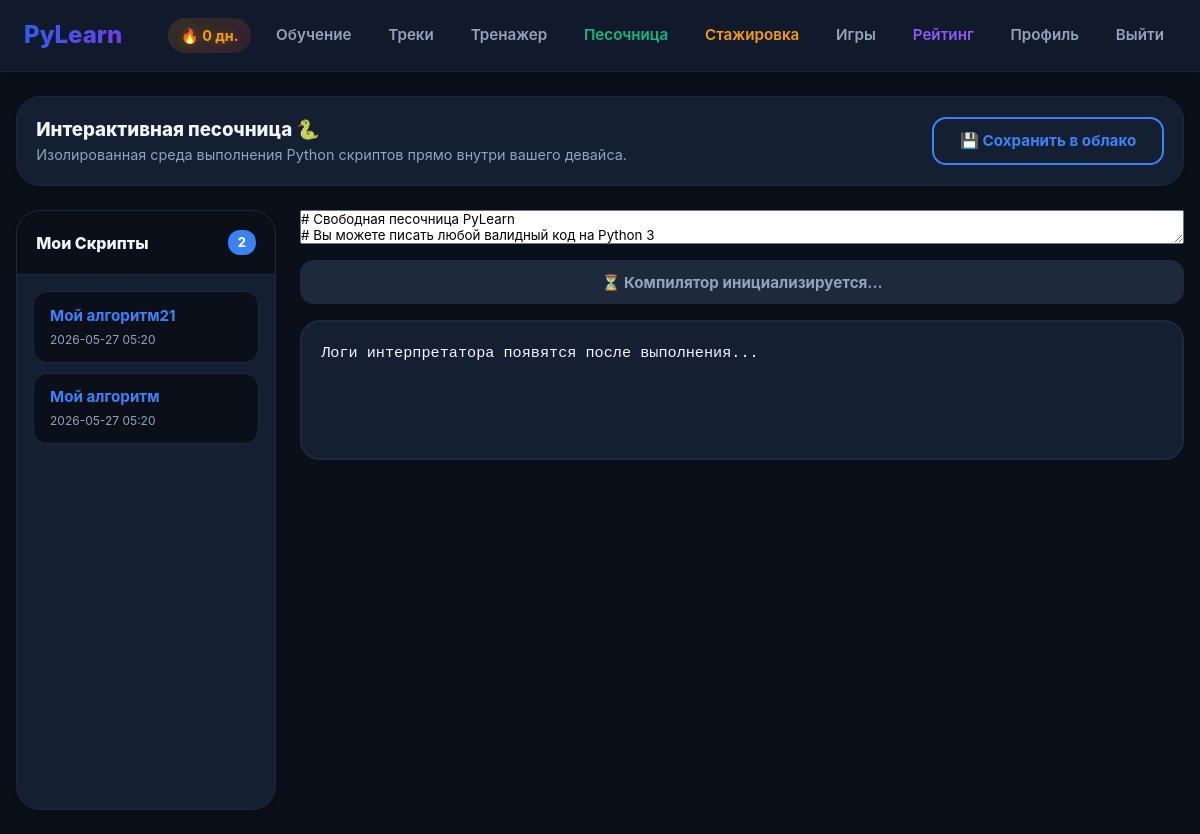
The page /sandbox (signed in) on the database its author committed.
### tables this page shows
CREATE TABLE users (
            id INTEGER PRIMARY KEY AUTOINCREMENT,
            username TEXT UNIQUE NOT NULL,
            email TEXT UNIQUE NOT NULL,
            password_hash TEXT NOT NULL,
            created_at TEXT DEFAULT (datetime('now')),
            xp INTEGER DEFAULT 0,
            streak INTEGER DEFAULT 0,
            last_active TEXT
        , avatar TEXT DEFAULT "🤖");

CREATE TABLE sandbox_history (
            id INTEGER PRIMARY KEY AUTOINCREMENT,
            user_id INTEGER NOT NULL,
            title TEXT NOT NULL,
            code TEXT NOT NULL,
            created_at TEXT DEFAULT (datetime('now', 'localtime'))
        );

### app.py (the view)
@app.route('/sandbox')
@login_required
def sandbox():
    user = get_current_user()
    conn = get_db()
    history = conn.execute(
        'SELECT id, title, code, created_at FROM sandbox_history WHERE user_id = ? ORDER BY id DESC',
        (user['id'],)
    ).fetchall()
    conn.close()
    history_list = [dict(row) for row in history]
    return render_template('sandbox.html', user=user, history=history_list)

### app.py (called while the page is built)
def get_db():
    conn = sqlite3.connect(DB_PATH)
    conn.row_factory = sqlite3.Row
    return conn

def login_required(f):
    @wraps(f)
    def decorated(*args, **kwargs):
        if 'user_id' not in session:
            return redirect(url_for('login'))
        return f(*args, **kwargs)
    return decorated

def get_current_user():
    if 'user_id' not in session:
        return None
    conn = get_db()
    user = conn.execute('SELECT * FROM users WHERE id = ?', (session['user_id'],)).fetchone()
    conn.close()
    return user

### templates/sandbox.html (shortened to what this page needs)
{% extends "base.html" %}
{% block extra_css %}
<link rel="stylesheet" href="https://cdnjs.cloudflare.com/ajax/libs/codemirror/5.65.13/codemirror.min.css">
<link rel="stylesheet" href="https://cdnjs.cloudflare.com/ajax/libs/codemirror/5.65.13/theme/monokai.min.css">
{% endblock %}
{% block content %}
<div class="card" style="padding: 1.2rem; display: flex; justify-content: space-between; align-items: center; flex-wrap: wrap; gap: 0.8rem;">
    <div>
        <h3 style="margin:0; font-weight: 800;">Интерактивная песочница 🐍</h3>
        <p style="color: var(--text-gray); font-size: 0.9rem;">Изолированная среда выполнения Python скриптов прямо внутри вашего девайса.</p>
    </div>
    <button class="btn btn-outline" onclick="openSaveModal()">💾 Сохранить в облако</button>
</div>
<div class="sandbox-container-layout">
    <div class="sandbox-snippets-sidebar">
        <div class="sidebar-title-header">
            <span>Мои Скрипты</span>
            <span style="background: var(--sky-blue); color: white; padding: 3px 10px; border-radius: 12px; font-size: 0.8rem; font-weight: 800;">{{ history|length }}</span>
        </div>
        <div class="sidebar-snippets-list">
            {% for item in history %}
            <div class="snippet-interactive-item" onclick="loadSelectedSnippetContent({{ loop.index0 }})">
                <div style="font-weight: 700; font-size: 0.95rem; color: var(--sky-blue); margin-bottom: 0.2rem;">{{ item.title }}</div>
                <div style="font-size: 0.75rem; color: var(--text-gray);">{{ item.created_at[:16] }}</div>
            </div>
            {% endfor %}
        </div>
    </div>
    <div class="sandbox-main-workspace">
        <textarea id="sandboxCodeMirrorArea"># Свободная песочница PyLearn
# Вы можете писать любой валидный код на Python 3
def greet(name):
    return f"Привет, {name}! Добро пожаловать."
print(greet("Разработчик"))</textarea>
        <button id="sandboxExecuteBtn" class="btn sandbox-btn-state-disabled" disabled>⏳ Компилятор инициализируется...</button>
        <div class="sandbox-console-box" id="sandboxConsoleBox">Логи интерпретатора появятся после выполнения...</div>
    </div>
</div>
{% endblock %}

### templates/base.html (shortened to what this page needs)
<!DOCTYPE html>
<html lang="ru">
<head>
    {% block extra_css %}{% endblock %}
</head>
<body>
    <nav class="navbar">
        <a href="{{ url_for('index') }}" class="navbar-brand">PyLearn</a>
        <div class="nav-container" id="mobileNavContainer">
            <div class="nav-links">
                {% if session.get('user_id') %}
                    <span class="streak-badge">🔥 {{ user.streak if user else 0 }} дн.</span>
                    <a href="{{ url_for('dashboard') }}">Обучение</a>
                    <a href="{{ url_for('tracks') }}">Треки</a>
                    <a href="{{ url_for('typing_trainer') }}">Тренажер</a>
                    <a href="{{ url_for('sandbox') }}" style="color: var(--accent-green);">Песочница</a>
                    <a href="{{ url_for('internship_hub') }}" style="color: var(--warning);">Стажировка</a>
                    <a href="{{ url_for('games_hub') }}">Игры</a>
                    <a href="{{ url_for('leaderboard') }}" style="color: var(--accent-purple);">Рейтинг</a>
                    <a href="{{ url_for('profile') }}">Профиль</a>
                    <a href="{{ url_for('logout') }}">Выйти</a>
                {% else %}
                    <a href="{{ url_for('login') }}">Войти</a>
                    <a href="{{ url_for('register') }}" class="btn">Регистрация</a>
                {% endif %}
            </div>
        </div>
    </nav>
    <div class="container">
        {% block content %}{% endblock %}
    </div>
</body>
</html>

### templates/base.html (style rules this page uses)
:root { --bg-milky: #0B0F19; --surface-white: #151F32; --sky-blue: #3B82F6; --sky-blue-hover: #2563EB; --accent-purple: #8B5CF6; --accent-green: #10B981; --text-dark: #F1F5F9; --text-gray: #94A3B8; --success: #10B981; --warning: #F59E0B; --error: #EF4444; --border-light: #1E293B; --code-bg: #010409; --grad-hero: linear-gradient(135deg, #1E293B 0%, #0F172A 100%); --grad-accent: linear-gradient(135deg, #2563EB 0%, #7C3AED 100%); --shadow-sm: 0 2px 4px rgba(0,0,0,0.2); --shadow-md: 0 10px 15px -3px rgba(0,0,0,0.3); --neon-glow: 0 0 15px rgba(59, 130, 246, 0.45); --neon-success: 0 0 15px rgba(16, 185, 129, 0.5); }
* { margin: 0; padding: 0; box-sizing: border-box; font-family: 'Inter', -apple-system, BlinkMacSystemFont, "Segoe UI", Roboto, sans-serif; }
body { background-color: var(--bg-milky); color: var(--text-dark); line-height: 1.5; -webkit-tap-highlight-color: transparent; overflow-x: hidden; }
.navbar { background-color: rgba(21, 31, 50, 0.75) !important; backdrop-filter: blur(14px); -webkit-backdrop-filter: blur(14px); border-bottom: 1px solid rgba(255, 255, 255, 0.04); padding: 1rem 1.5rem; display: flex; justify-content: space-between; align-items: center; position: sticky; top: 0; z-index: 99999; box-shadow: 0 4px 30px rgba(0, 0, 0, 0.2); }
.navbar-brand { font-size: 1.5rem; font-weight: 800; text-decoration: none; background: var(--grad-accent); -webkit-background-clip: text; -webkit-text-fill-color: transparent; transition: transform 0.2s; }
.nav-container { display: flex; align-items: center; gap: 1.5rem; }
.nav-links { display: flex; align-items: center; gap: 0.8rem; }
.nav-links a { font-weight: 600; color: var(--text-gray); font-size: 0.95rem; text-decoration: none; transition: all 0.2s ease; padding: 0.5rem 0.75rem; border-radius: 10px; }
.streak-badge { display: inline-flex; align-items: center; gap: 0.3rem; background: linear-gradient(135deg, rgba(245,158,11,0.15), rgba(239,68,68,0.15)); color: #F59E0B; padding: 0.4rem 0.8rem; border-radius: 20px; font-weight: 700; font-size: 0.9rem; text-shadow: 0 0 10px rgba(245,158,11,0.3); }
.container { max-width: 1200px; margin: 1.5rem auto; padding: 0 1rem; min-height: 82vh; }
.card, .feature-item-card, .game-interactive-card, .speed-task { background: var(--surface-white); border-radius: 24px; padding: 1.5rem; border: 1px solid var(--border-light); box-shadow: var(--shadow-sm); margin-bottom: 1.5rem; transition: transform 0.2s cubic-bezier(0.4, 0, 0.2, 1), box-shadow 0.2s ease, border-color 0.2s ease; }
.btn { display: inline-flex; align-items: center; justify-content: center; background: var(--grad-accent); color: white; padding: 0.8rem 1.6rem; border-radius: 14px; border: none; font-size: 0.95rem; font-weight: 700; cursor: pointer; text-decoration: none; transition: all 0.15s cubic-bezier(0.4, 0, 0.2, 1); box-shadow: 0 4px 14px rgba(59, 130, 246, 0.35); text-align: center; }
.btn-outline { background: transparent; color: var(--sky-blue); border: 2px solid var(--sky-blue); box-shadow: none; }

### templates/sandbox.html (style rules this page uses)
.sandbox-container-layout { display: flex; gap: 1.5rem; min-height: 75vh; }
.sandbox-snippets-sidebar { width: 260px; background: var(--surface-white); border: 1px solid var(--border-light); border-radius: 24px; display: flex; flex-direction: column; overflow: hidden; box-shadow: var(--shadow-sm); }
.sidebar-title-header { padding: 1.2rem; background: var(--bg-milky); font-weight: 800; border-bottom: 1px solid var(--border-light); display: flex; justify-content: space-between; align-items: center; }
.sidebar-snippets-list { flex: 1; overflow-y: auto; padding: 1rem; display: flex; flex-direction: column; gap: 0.6rem; }
.snippet-interactive-item { padding: 0.8rem 1rem; border-radius: 14px; background: var(--bg-milky); border: 1px solid var(--border-light); cursor: pointer; transition: all 0.2s ease; }
.sandbox-main-workspace { flex: 1; display: flex; flex-direction: column; gap: 1rem; min-width: 0; }
.sandbox-console-box { min-height: 140px; max-height: 220px; background: var(--code-bg); border: 2px solid var(--border-light); border-radius: 20px; padding: 1.2rem; overflow-y: auto; font-family: 'Fira Code', monospace; color: var(--text-dark); background-color: var(--surface-white); font-size: 0.95rem; white-space: pre-wrap; box-sizing: border-box; }
.sandbox-btn-state-disabled { background: var(--border-light) !important; color: var(--text-gray) !important; cursor: not-allowed !important; box-shadow: none !important; }

### rows shown on the page
users: streak "0"
sandbox_history: title "Мой алгоритм21", created_at "2026-05-27 05:20"
sandbox_history: title "Мой алгоритм", created_at "2026-05-27 05:20"

### other values the page prints
{{ history|length }} "2"
